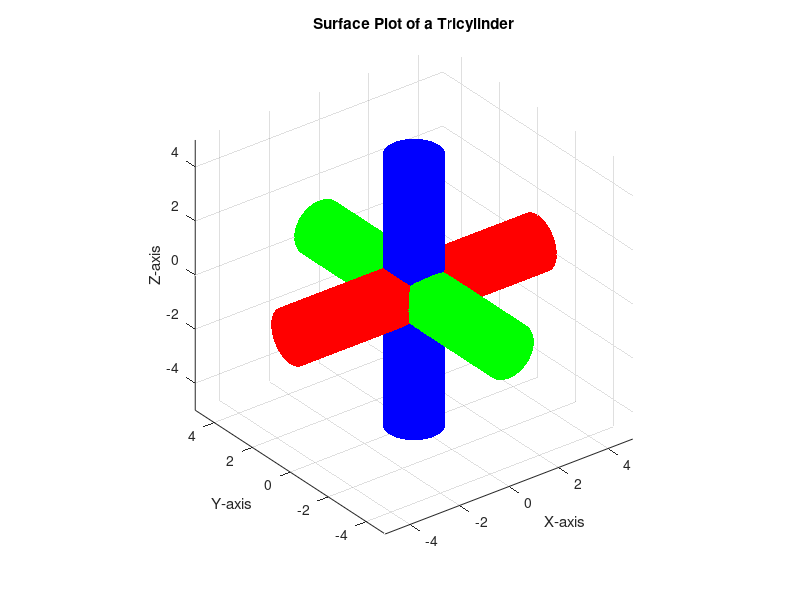

Write the MATLAB code that produced this figure.
% Define parameters
theta = linspace(0, 2*pi, 100);  % Angles for circle points
radius = 1;  % Radius of the cylinder
height = 10;  % Height of the cylinder

% Create circle points at z=0
x_circle = radius * cos(theta);
y_circle = radius * sin(theta);
z_circle = zeros(size(theta));

% Create circle points at x=0
x_circle1 = zeros(size(theta));
y_circle1 = radius * cos(theta);  % Fix: Swap sin and cos
z_circle1 = radius * sin(theta);  % Fix: Swap sin and cos

% Create circle points at y=0
x_circle2 = radius * sin(theta);  % Fix: Use sin for x
y_circle2 = zeros(size(theta));
z_circle2 = radius * cos(theta);  % Fix: Use cos for z

% Create circle points at z=height
z_top_circle = height.*ones(size(theta));
x_top_circle = height.*ones(size(theta));
y_top_circle = height.*ones(size(theta));
%%%
% Translate the red cylinder along the negative x-axis by 2.5 units
z_circle = z_circle - height/2;
z_top_circle = z_top_circle - height/2;

% Translate the green cylinder along the negative y-axis by 2.5 units
y_circle2 = y_circle2 - height/2;
y_top_circle = y_top_circle - height/2;

% Translate the red cylinder along the negative x-axis by 2.5 units
x_circle1 = x_circle1 - height/2;
x_top_circle = x_top_circle - height/2;
%%%
% Combine points for the surface plot
x_surface = [x_circle; x_circle];
y_surface = [y_circle; y_circle];
z_surface = [z_circle; z_top_circle];

% Combine points for the surface plot
x_surface1 = [x_circle1; x_top_circle];
y_surface1 = [y_circle1; y_circle1];
z_surface1 = [z_circle1; z_circle1];

% Combine points for the surface plot
x_surface2 = [x_circle2; x_circle2];
y_surface2 = [y_circle2; y_top_circle];
z_surface2 = [z_circle2; z_circle2];

% Create the surface plot
figure;
surf(x_surface, y_surface, z_surface, 'EdgeColor', 'none','FaceColor', 'blue');
hold on;  % Fix: Add hold on to keep all surfaces on the same plot
surf(x_surface1, y_surface1, z_surface1, 'EdgeColor', 'none','FaceColor', 'red');
surf(x_surface2, y_surface2, z_surface2, 'EdgeColor', 'none','FaceColor', 'green');
hold off;  % Fix: Add hold off to release the hold
title('Surface Plot of a Tricylinder');  % Fix: Update the title
xlabel('X-axis');
ylabel('Y-axis');
zlabel('Z-axis');
axis equal;
